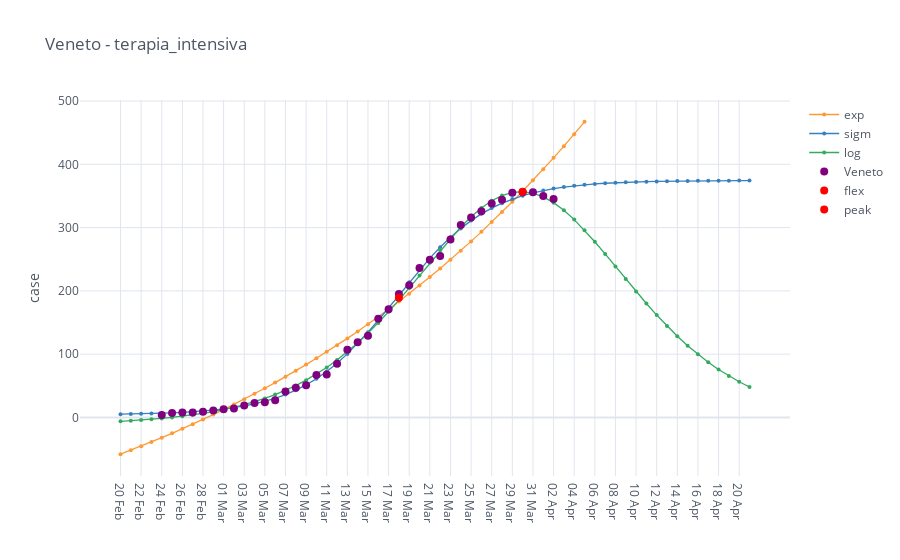

The notebook cell saved with this chart:
### Code cell
%load_ext autoreload
%autoreload 2

import cufflinks as cf
cf.go_offline()
cf.set_config_file(offline=False, world_readable=True)
import mytools.plot as mpl
import mytools.dataio as io


region = 'Veneto'
category = 'terapia_intensiva'

regions = io.italy_load_regions([region])

intensive = io.italy_regions_filter_by_category(regions, category)

mpl.iplot_analysis_plot(intensive, title=region+' - '+category)

### Figure 1 — Plotly figure (JSON) as saved in the notebook; plotly's stock layout.template omitted (floating-point values rounded to 4 significant figures)
{"data": [{"line": {"color": "rgba(255, 153, 51, 1.0)", "dash": "solid", "shape": "linear", "width": 1.3}, "marker": {"size": 4, "symbol": "circle"}, "mode": "lines+markers", "name": "exp", "text": "", "type": "scatter", "x": ["20 Feb", "21 Feb", "22 Feb", "23 Feb", "24 Feb", "25 Feb", "26 Feb", "27 Feb", "28 Feb", "29 Feb", "01 Mar", "02 Mar", "03 Mar", "04 Mar", "05 Mar", "06 Mar", "07 Mar", "08 Mar", "09 Mar", "10 Mar", "11 Mar", "12 Mar", "13 Mar", "14 Mar", "15 Mar", "16 Mar", "17 Mar", "18 Mar", "19 Mar", "20 Mar", "21 Mar", "22 Mar", "23 Mar", "24 Mar", "25 Mar", "26 Mar", "27 Mar", "28 Mar", "29 Mar", "30 Mar", "31 Mar", "01 Apr", "02 Apr", "03 Apr", "04 Apr", "05 Apr", "06 Apr", "07 Apr", "08 Apr", "09 Apr", "10 Apr", "11 Apr", "12 Apr", "13 Apr", "14 Apr", "15 Apr", "16 Apr", "17 Apr", "18 Apr", "19 Apr", "20 Apr", "21 Apr"], "y": [-58.09, -51.83, -45.41, -38.82, -32.05, -25.11, -17.99, -10.69, -3.188, 4.507, 12.4, 20.5, 28.82, 37.35, 46.1, 55.09, 64.3, 73.76, 83.47, 93.43, 103.6, 114.1, 124.9, 135.9, 147.3, 158.9, 170.8, 183.1, 195.6, 208.5, 221.7, 235.3, 249.2, 263.5, 278.2, 293.3, 308.7, 324.5, 340.8, 357.5, 374.6, 392.2, 410.2, 428.7, 447.7, 467.2, "", "", "", "", "", "", "", "", "", "", "", "", "", "", "", ""]}, {"line": {"color": "rgba(55, 128, 191, 1.0)", "dash": "solid", "shape": "linear", "width": 1.3}, "marker": {"size": 4, "symbol": "circle"}, "mode": "lines+markers", "name": "sigm", "text": "", "type": "scatter", "x": ["20 Feb", "21 Feb", "22 Feb", "23 Feb", "24 Feb", "25 Feb", "26 Feb", "27 Feb", "28 Feb", "29 Feb", "01 Mar", "02 Mar", "03 Mar", "04 Mar", "05 Mar", "06 Mar", "07 Mar", "08 Mar", "09 Mar", "10 Mar", "11 Mar", "12 Mar", "13 Mar", "14 Mar", "15 Mar", "16 Mar", "17 Mar", "18 Mar", "19 Mar", "20 Mar", "21 Mar", "22 Mar", "23 Mar", "24 Mar", "25 Mar", "26 Mar", "27 Mar", "28 Mar", "29 Mar", "30 Mar", "31 Mar", "01 Apr", "02 Apr", "03 Apr", "04 Apr", "05 Apr", "06 Apr", "07 Apr", "08 Apr", "09 Apr", "10 Apr", "11 Apr", "12 Apr", "13 Apr", "14 Apr", "15 Apr", "16 Apr", "17 Apr", "18 Apr", "19 Apr", "20 Apr", "21 Apr"], "y": [5.136, 5.394, 5.714, 6.113, 6.607, 7.22, 7.98, 8.921, 10.09, 11.52, 13.3, 15.48, 18.16, 21.44, 25.44, 30.28, 36.13, 43.13, 51.45, 61.23, 72.61, 85.66, 100.4, 116.8, 134.6, 153.6, 173.4, 193.6, 213.7, 233.2, 251.8, 269.0, 284.7, 298.7, 311.0, 321.7, 330.8, 338.6, 345.1, 350.5, 354.9, 358.6, 361.6, 364.1, 366.1, 367.7, 369.0, 370.1, 370.9, 371.6, 372.2, 372.6, 373.0, 373.3, 373.5, 373.7, 373.9, 374.0, 374.1, 374.2, 374.2, 374.3]}, {"line": {"color": "rgba(50, 171, 96, 1.0)", "dash": "solid", "shape": "linear", "width": 1.3}, "marker": {"size": 4, "symbol": "circle"}, "mode": "lines+markers", "name": "log", "text": "", "type": "scatter", "x": ["20 Feb", "21 Feb", "22 Feb", "23 Feb", "24 Feb", "25 Feb", "26 Feb", "27 Feb", "28 Feb", "29 Feb", "01 Mar", "02 Mar", "03 Mar", "04 Mar", "05 Mar", "06 Mar", "07 Mar", "08 Mar", "09 Mar", "10 Mar", "11 Mar", "12 Mar", "13 Mar", "14 Mar", "15 Mar", "16 Mar", "17 Mar", "18 Mar", "19 Mar", "20 Mar", "21 Mar", "22 Mar", "23 Mar", "24 Mar", "25 Mar", "26 Mar", "27 Mar", "28 Mar", "29 Mar", "30 Mar", "31 Mar", "01 Apr", "02 Apr", "03 Apr", "04 Apr", "05 Apr", "06 Apr", "07 Apr", "08 Apr", "09 Apr", "10 Apr", "11 Apr", "12 Apr", "13 Apr", "14 Apr", "15 Apr", "16 Apr", "17 Apr", "18 Apr", "19 Apr", "20 Apr", "21 Apr"], "y": [-6.188, -5.25, -4.174, -2.939, -1.524, 0.09693, 1.953, 4.077, 6.505, 9.279, 12.44, 16.05, 20.15, 24.81, 30.09, 36.06, 42.81, 50.39, 58.9, 68.4, 78.97, 90.67, 103.5, 117.6, 132.9, 149.4, 166.9, 185.4, 204.7, 224.4, 244.3, 264.0, 283.0, 300.9, 317.1, 331.1, 342.4, 350.6, 355.5, 356.8, 354.4, 348.6, 339.4, 327.3, 312.6, 295.9, 277.7, 258.4, 238.6, 218.7, 199.1, 180.0, 161.8, 144.5, 128.4, 113.5, 99.72, 87.19, 75.82, 65.56, 56.35, 48.12]}, {"line": {"color": "rgba(128, 0, 128, 1.0)", "dash": "solid", "shape": "linear", "width": 1.3}, "marker": {"size": 8, "symbol": "circle"}, "mode": "markers", "name": "Veneto", "text": "", "type": "scatter", "x": ["20 Feb", "21 Feb", "22 Feb", "23 Feb", "24 Feb", "25 Feb", "26 Feb", "27 Feb", "28 Feb", "29 Feb", "01 Mar", "02 Mar", "03 Mar", "04 Mar", "05 Mar", "06 Mar", "07 Mar", "08 Mar", "09 Mar", "10 Mar", "11 Mar", "12 Mar", "13 Mar", "14 Mar", "15 Mar", "16 Mar", "17 Mar", "18 Mar", "19 Mar", "20 Mar", "21 Mar", "22 Mar", "23 Mar", "24 Mar", "25 Mar", "26 Mar", "27 Mar", "28 Mar", "29 Mar", "30 Mar", "31 Mar", "01 Apr", "02 Apr", "03 Apr", "04 Apr", "05 Apr", "06 Apr", "07 Apr", "08 Apr", "09 Apr", "10 Apr", "11 Apr", "12 Apr", "13 Apr", "14 Apr", "15 Apr", "16 Apr", "17 Apr", "18 Apr", "19 Apr", "20 Apr", "21 Apr"], "y": ["", "", "", "", 4.0, 7.0, 8.0, 8.0, 9.0, 11.0, 13.0, 14.0, 19.0, 23.0, 24.0, 27.0, 41.0, 47.0, 51.0, 67.0, 68.0, 85.0, 107.0, 119.0, 129.0, 156.0, 171.0, 195.0, 209.0, 236.0, 249.0, 255.0, 281.0, 304.0, 316.0, 326.0, 338.0, 344.0, 355.0, 356.0, 356.0, 350.0, 345.0, "", "", "", "", "", "", "", "", "", "", "", "", "", "", "", "", "", "", ""]}, {"marker": {"color": "rgba(255, 0, 0, 125)", "size": 8}, "mode": "markers", "name": "flex", "type": "scatter", "x": ["18 Mar"], "y": [189.3]}, {"marker": {"color": "rgba(255, 0, 0, 125)", "size": 8}, "mode": "markers", "name": "peak", "type": "scatter", "x": ["30 Mar"], "y": [356.8]}], "layout": {"legend": {"bgcolor": "#FFFFFF", "font": {"color": "#4D5663"}}, "paper_bgcolor": "#FFFFFF", "plot_bgcolor": "#FFFFFF", "title": {"font": {"color": "#4D5663"}, "text": "Veneto - terapia_intensiva"}, "xaxis": {"gridcolor": "#E1E5ED", "showgrid": true, "tickfont": {"color": "#4D5663"}, "title": {"font": {"color": "#4D5663"}, "text": ""}, "zerolinecolor": "#E1E5ED"}, "yaxis": {"gridcolor": "#E1E5ED", "showgrid": true, "tickfont": {"color": "#4D5663"}, "title": {"font": {"color": "#4D5663"}, "text": "case"}, "zerolinecolor": "#E1E5ED"}}}
